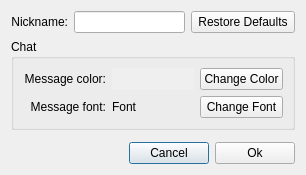
<?xml version="1.0" encoding="UTF-8"?>
<ui version="4.0">
 <class>SettingsDialog</class>
 <widget class="QDialog" name="SettingsDialog">
  <property name="geometry">
   <rect>
    <x>0</x>
    <y>0</y>
    <width>306</width>
    <height>175</height>
   </rect>
  </property>
  <property name="windowTitle">
   <string>Settings</string>
  </property>
  <layout class="QHBoxLayout" name="horizontalLayout_2">
   <item>
    <layout class="QGridLayout" name="gridLayout_2" rowstretch="0,0,0,0,0,0">
     <item row="5" column="4">
      <layout class="QHBoxLayout" name="horizontalLayout_3">
       <item>
        <widget class="QPushButton" name="cancelBtn">
         <property name="text">
          <string>Cancel</string>
         </property>
        </widget>
       </item>
       <item>
        <widget class="QPushButton" name="okBtn">
         <property name="text">
          <string>Ok</string>
         </property>
        </widget>
       </item>
      </layout>
     </item>
     <item row="4" column="0">
      <spacer name="verticalSpacer">
       <property name="orientation">
        <enum>Qt::Vertical</enum>
       </property>
       <property name="sizeHint" stdset="0">
        <size>
         <width>20</width>
         <height>40</height>
        </size>
       </property>
      </spacer>
     </item>
     <item row="2" column="0" colspan="5">
      <widget class="QGroupBox" name="groupBox">
       <property name="enabled">
        <bool>true</bool>
       </property>
       <property name="title">
        <string>Chat</string>
       </property>
       <layout class="QHBoxLayout" name="horizontalLayout">
        <item>
         <layout class="QGridLayout" name="gridLayout">
          <item row="0" column="0">
           <widget class="QLabel" name="label_2">
            <property name="text">
             <string>Message color:</string>
            </property>
            <property name="alignment">
             <set>Qt::AlignRight|Qt::AlignTrailing|Qt::AlignVCenter</set>
            </property>
           </widget>
          </item>
          <item row="0" column="1">
           <widget class="QLabel" name="messageColorLb">
            <property name="mouseTracking">
             <bool>false</bool>
            </property>
            <property name="autoFillBackground">
             <bool>true</bool>
            </property>
            <property name="text">
             <string/>
            </property>
           </widget>
          </item>
          <item row="0" column="2">
           <widget class="QPushButton" name="changeColorBtn">
            <property name="text">
             <string>Change Color</string>
            </property>
           </widget>
          </item>
          <item row="1" column="0">
           <widget class="QLabel" name="label_3">
            <property name="layoutDirection">
             <enum>Qt::LeftToRight</enum>
            </property>
            <property name="text">
             <string>Message font:</string>
            </property>
            <property name="alignment">
             <set>Qt::AlignRight|Qt::AlignTrailing|Qt::AlignVCenter</set>
            </property>
           </widget>
          </item>
          <item row="1" column="1">
           <widget class="QLabel" name="messageFontLb">
            <property name="text">
             <string>Font</string>
            </property>
           </widget>
          </item>
          <item row="1" column="2">
           <widget class="QPushButton" name="changeFontBtn">
            <property name="text">
             <string>Change Font</string>
            </property>
           </widget>
          </item>
         </layout>
        </item>
       </layout>
      </widget>
     </item>
     <item row="1" column="0" colspan="5">
      <layout class="QHBoxLayout" name="horizontalLayout_4">
       <item>
        <widget class="QLabel" name="label">
         <property name="text">
          <string>Nickname:</string>
         </property>
         <property name="alignment">
          <set>Qt::AlignRight|Qt::AlignTrailing|Qt::AlignVCenter</set>
         </property>
        </widget>
       </item>
       <item>
        <widget class="QLineEdit" name="nicknameLineEdit">
         <property name="maxLength">
          <number>20</number>
         </property>
        </widget>
       </item>
       <item>
        <widget class="QPushButton" name="clearSettingsBtn">
         <property name="baseSize">
          <size>
           <width>0</width>
           <height>0</height>
          </size>
         </property>
         <property name="text">
          <string> Restore Defaults </string>
         </property>
        </widget>
       </item>
      </layout>
     </item>
    </layout>
   </item>
  </layout>
 </widget>
 <resources/>
 <connections/>
</ui>
